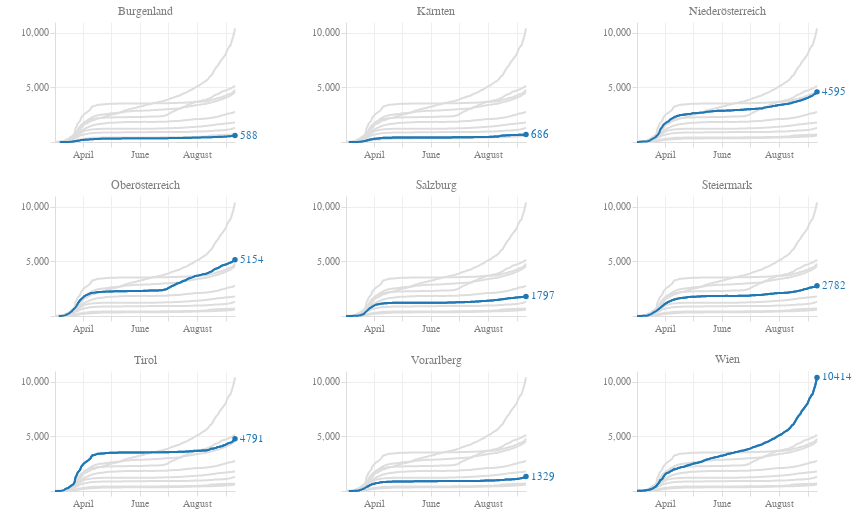

The notebook cell this image was saved under:
### Code cell
def c_line(att='total_confirmed',col='blue',scaleType='linear',label='value',highlight=False):
    the_base = alt.Chart(df_confirmed, width=180, height=120).transform_filter(
        alt.datum[att] > 0  
    ).transform_timeunit(
        date='yearmonthdate(dataTime)'
    ).transform_aggregate(
        max_att='max('+att+')',
        groupby=['date']
    )
    
    the_chart = the_base.mark_line(
        color=col,
        size=2
    ).encode(
        alt.X('date:T', title=''),
        alt.Y('max_att:Q', scale=alt.Scale(type=scaleType), title='', axis=alt.Axis(minExtent=50))
    )

    if highlight is False:
        return the_chart

    the_tooltip = the_base.mark_circle(
        color=col,
        size=200,
        opacity=0
    ).encode(
        alt.X('date:T', title=''),
        alt.Y('max_att:Q', scale=alt.Scale(type=scaleType), title='', axis=alt.Axis(minExtent=50)),
        tooltip=[alt.Tooltip('date:T', title='Datum'), alt.Tooltip('max_att:Q', title=label)]
    )
    
    the_highlight = the_base.transform_window(
        sort=[alt.SortField("date", order="descending")], 
        rank="rank(date)"
    ).transform_filter(
        alt.datum.rank == 1
    )
    
    the_text = the_highlight.mark_text(
        align='left',
        color=col,
        dx=5,
        width=500
    ).encode(
        alt.X('date:T'),
        alt.Y('max_att:Q', scale=alt.Scale(type=scaleType), title=''),
        text=alt.Text("max_att:Q")
    )
    
    # transparent text so every small multiple has the same right padding
    the_alibi_text = the_highlight.mark_text(
        align='left',
        color=col,
        dx=5,
        opacity=0
    ).encode(
        alt.X('date:T'),
        alt.Y('max_att:Q', scale=alt.Scale(type=scaleType), title=''),
        text=alt.value('100000')
    )
    
    the_mark = the_highlight.mark_circle(
        color=col,
        opacity=1
    ).encode(
        alt.X('date:T'),
        alt.Y('max_att:Q', scale=alt.Scale(type=scaleType), title=''),
    )
    
    return the_chart + the_alibi_text + the_text + the_mark + the_tooltip

# ['B', 'K', 'Noe', 'Ooe', 'S', 'St', 'T', 'V', 'W']
def county_sm(highlight='T',title='Tirol'):
    highlight_color='#1f77b4'
    blur='#ddd'
    c_B = c_line('B_confirmed', highlight_color if highlight=='B' else blur, 'linear', 'Burgenland')
    c_K = c_line('K_confirmed', highlight_color if highlight=='K' else blur, 'linear', 'Kärnten')
    c_Noe = c_line('Noe_confirmed', highlight_color if highlight=='Noe' else blur, 'linear', 'Niederösterreich')
    c_Ooe = c_line('Ooe_confirmed', highlight_color if highlight=='Ooe' else blur, 'linear', 'Oberösterreich')
    c_S = c_line('S_confirmed', highlight_color if highlight=='S' else blur, 'linear', 'Salzburg')
    c_St = c_line('St_confirmed', highlight_color if highlight=='St' else blur, 'linear', 'Steiermark')
    c_T = c_line('T_confirmed', highlight_color if highlight=='T' else blur, 'linear', 'Tirol')
    c_V = c_line('V_confirmed', highlight_color if highlight=='V' else blur, 'linear', 'Vorarlberg')
    c_W = c_line('W_confirmed', highlight_color if highlight=='W' else blur, 'linear', 'Wien')
    c_highlight = c_line(highlight+'_confirmed', highlight_color, 'linear', title, True)

    return alt.layer(c_B, c_K, c_Noe, c_Ooe, c_S, c_St, c_T, c_V, c_W, c_highlight).properties(title=title)

chart_confirmed = (
    (county_sm('B', 'Burgenland') |
    county_sm('K', 'Kärnten') |
    county_sm('Noe', 'Niederösterreich')) &
    (county_sm('Ooe', 'Oberösterreich') |
    county_sm('S', 'Salzburg') |
    county_sm('St', 'Steiermark')) &
    (county_sm('T', 'Tirol') |
    county_sm('V', 'Vorarlberg') |
    county_sm('W', 'Wien'))
).configure_axis(
    grid=True,
    gridColor="#eee",
    domainColor="#ddd",
    tickColor="#ddd",
    labelColor="gray",
    labelBound=True,
).configure_view(
    strokeWidth=0
).configure_title(
    fontSize=12,
    fontWeight='normal',
#     anchor='start',
    color='gray'
)
    
chart_confirmed
